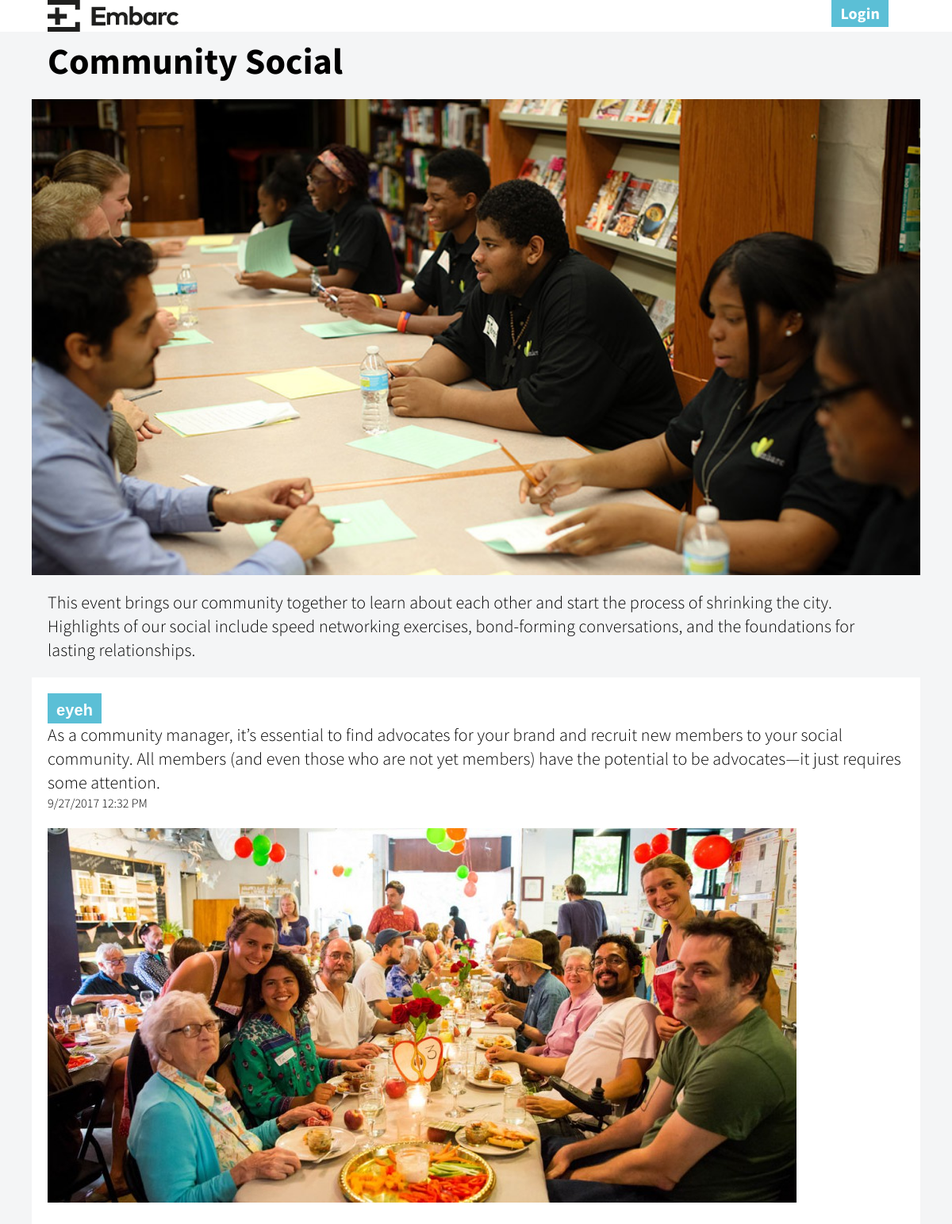
The app's page /journey/4/ with its own data.
### embarc/models.py (models this page shows)
class Journey(db.Model):
    id = db.Column(db.Integer, primary_key=True)
    name = db.Column(db.String(120), unique=False, nullable=False)
    description = db.Column(db.String(3000), unique=False, nullable=False)
    picture = db.Column(db.String(250), unique=False, nullable=True)
    date = db.Column(db.DateTime, nullable=False, default=datetime.utcnow)

class Reflection(db.Model):
    id = db.Column(db.Integer, primary_key=True)
    name = db.Column(db.String(120), unique=False, nullable=False)
    description = db.Column(db.String(3000), unique=False, nullable=False)
    journeyid = db.Column(db.Integer, unique=False, nullable=False)
    journeyname = db.Column(db.Integer, unique=False, nullable=False)
    date = db.Column(db.DateTime, nullable=False, default=datetime.utcnow)
    picture = db.Column(db.String(250), unique=False, nullable=True)

### embarc/views.py (the view, shortened to what this page needs)
@app.route('/journey/<journey_slug>/', methods=['GET', 'POST'])
def show_journey(journey_slug):
    context = {
        "journey_id": journey_slug,
        "journey_name" : Journey.query.filter_by(id=journey_slug).first().name,
        "journey_description": Journey.query.filter_by(id=journey_slug).first().description,
        "journey_img_name" : Journey.query.filter_by(id=journey_slug).first().picture,
        "reflections" : Reflection.query.filter_by(journeyid=journey_slug)
    }
    add_reflection_form = AddReflectionForm()
    return render_template('journey.html', form=add_reflection_form, user=current_user, **context)

### embarc/views.py (called while the page is built)
@app.before_request
def get_current_user():
    g.user = current_user

### embarc/templates/journey.html (shortened to what this page needs)
{% extends "layout.html" %}
{% block body %}
<div class="container">
    <h1>{{ journey_name }}</h1>
</div>
<div class="container container-full-width container-600-height" style="background-image:url({{ url_for('static', filename='cdn/{}'.format(journey_img_name)) }})"></div>
<div class="container">
    <h4>
        {{ journey_description }}
    </h4>
</div>
{% for reflection in reflections %}
<div class="container container-comment">
    <a href="{{ url_for('show_user', user_slug=reflection.name)}}"><button>{{reflection.name}}</button></a>
    <h4>{{reflection.description}}</h4>
    <h6>{{ reflection.date.strftime('%-m/%d/%Y %-I:%M %p')}}</h6>
    {% if reflection.picture %}
    <img src="{{ url_for('static', filename='cdn/{}'.format(reflection.picture)) }}">
    {% endif %}
</div>
{% endfor %}
{% endblock %}

### embarc/static/css/all.css (style rules this page uses)
*,*:after,*:before { box-sizing:inherit }
html { box-sizing:border-box;font-size:62.5% }
body { color:#000;font-family:'Roboto', 'Helvetica Neue', 'Helvetica', 'Arial', sans-serif;font-size:1.6em;font-weight:300;letter-spacing:.01em;line-height:1.6 }
.button,button,input[type='button'],input[type='reset'],input[type='submit'] { background-color:#5bbfd6;border:0.1rem solid #5bbfd6;border-radius:.4rem;color:#fff;cursor:pointer;display:inline-block;font-size:1.1rem;font-weight:700;height:3.8rem;letter-spacing:.1rem;line-height:3.8rem;padding:0 3.0rem;text-align:center;text-decoration:none;text-transform:uppercase;white-space:nowrap }
.container { margin:0 auto;max-width:112.0rem;padding:0 2.0rem;position:relative;width:100% }
a { color:#5bbfd6;text-decoration:none }
.button,button,dd,dt,li { margin-bottom:1.0rem }
h1,h2,h3,h4,h5,h6 { font-weight:300;letter-spacing:-.1rem;margin-bottom:2.0rem;margin-top:0 }
h1 { font-size:4.6rem;line-height:1.2 }
h4 { font-size:2.2rem;letter-spacing:-.08rem;line-height:1.35 }
h6 { font-size:1.6rem;letter-spacing:0;line-height:1.4 }
img { max-width:100% }
.button,button,input[type='button'],input[type='reset'],input[type='submit'] { border-radius:0;font-weight:700;font-size:2.0rem;line-height:1;letter-spacing:inherit;text-transform:inherit;padding:1rem;margin-bottom:2rem;margin-right:2rem }
body { margin:0;background-color:#f4f5f6;font-family:'Source Sans Pro', sans-serif }
h1 { margin-top:5rem;margin-bottom:2rem }
h1,h2,h3 { font-weight:700 }
h1,h2,h3,h4 { letter-spacing:inherit }
.container-full-width { width:100%;margin-bottom:2rem;padding-top:50%;padding-left:2rem;background-size:cover }
.container-comment { background-color:#fff;padding:2rem }
.container-comment button { margin-right:2rem;margin-bottom:0 }
.container-comment h4 { margin-bottom:0 }

### records on screen
Journey: name "Community Social", picture (picture), description "This event brings our community together to learn about each other and start the process of shrinking the city. Highlights of our social include speed networking exercises, bond-forming conversations, and the foundations for lasting relationships."
Reflection: name "eyeh", description "As a community manager, it’s essential to find advocates for your brand and recruit new members to your social community. All members (and even those who are not yet members) have the potential to be advocates—it just requires some attention.", date "9/27/2017 12:32 PM", picture (picture)
